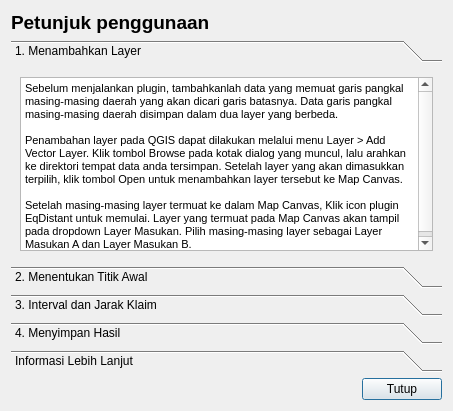
<?xml version="1.0" encoding="UTF-8"?>
<ui version="4.0">
 <class>Dialog</class>
 <widget class="QDialog" name="Dialog">
  <property name="geometry">
   <rect>
    <x>0</x>
    <y>0</y>
    <width>453</width>
    <height>411</height>
   </rect>
  </property>
  <property name="acceptDrops">
   <bool>true</bool>
  </property>
  <property name="windowTitle">
   <string>Dialog</string>
  </property>
  <layout class="QGridLayout" name="gridLayout">
   <item row="2" column="0">
    <spacer name="horizontalSpacer">
     <property name="orientation">
      <enum>Qt::Horizontal</enum>
     </property>
     <property name="sizeHint" stdset="0">
      <size>
       <width>298</width>
       <height>20</height>
      </size>
     </property>
    </spacer>
   </item>
   <item row="2" column="1">
    <widget class="QPushButton" name="btnClose">
     <property name="text">
      <string>Tutup</string>
     </property>
    </widget>
   </item>
   <item row="0" column="0">
    <widget class="QLabel" name="label">
     <property name="font">
      <font>
       <pointsize>14</pointsize>
       <weight>75</weight>
       <bold>true</bold>
      </font>
     </property>
     <property name="text">
      <string>Petunjuk penggunaan</string>
     </property>
     <property name="textFormat">
      <enum>Qt::AutoText</enum>
     </property>
    </widget>
   </item>
   <item row="1" column="0" colspan="2">
    <widget class="QToolBox" name="toolBox">
     <property name="currentIndex">
      <number>0</number>
     </property>
     <widget class="QWidget" name="page">
      <property name="geometry">
       <rect>
        <x>0</x>
        <y>0</y>
        <width>435</width>
        <height>198</height>
       </rect>
      </property>
      <attribute name="label">
       <string>1. Menambahkan Layer</string>
      </attribute>
      <layout class="QGridLayout" name="gridLayout_2">
       <item row="0" column="0">
        <widget class="QTextBrowser" name="textBrowser">
         <property name="readOnly">
          <bool>true</bool>
         </property>
         <property name="html">
          <string>&lt;!DOCTYPE HTML PUBLIC &quot;-//W3C//DTD HTML 4.0//EN&quot; &quot;http://www.w3.org/TR/REC-html40/strict.dtd&quot;&gt;
&lt;html&gt;&lt;head&gt;&lt;meta name=&quot;qrichtext&quot; content=&quot;1&quot; /&gt;&lt;style type=&quot;text/css&quot;&gt;
p, li { white-space: pre-wrap; }
&lt;/style&gt;&lt;/head&gt;&lt;body style=&quot; font-family:'MS Shell Dlg 2'; font-size:8.25pt; font-weight:400; font-style:normal;&quot;&gt;
&lt;p style=&quot; margin-top:0px; margin-bottom:0px; margin-left:0px; margin-right:0px; -qt-block-indent:0; text-indent:0px;&quot;&gt;&lt;span style=&quot; font-size:8pt;&quot;&gt;Sebelum menjalankan plugin, tambahkanlah data yang memuat garis pangkal masing-masing daerah yang akan dicari garis batasnya. Data garis pangkal masing-masing daerah disimpan dalam dua layer yang berbeda.&lt;/span&gt;&lt;/p&gt;
&lt;p style=&quot;-qt-paragraph-type:empty; margin-top:0px; margin-bottom:0px; margin-left:0px; margin-right:0px; -qt-block-indent:0; text-indent:0px; font-size:8pt;&quot;&gt;&lt;/p&gt;
&lt;p style=&quot; margin-top:0px; margin-bottom:0px; margin-left:0px; margin-right:0px; -qt-block-indent:0; text-indent:0px;&quot;&gt;&lt;span style=&quot; font-size:8pt;&quot;&gt;Penambahan layer pada QGIS dapat dilakukan melalui menu Layer &amp;gt; Add Vector Layer. Klik tombol Browse pada kotak dialog yang muncul, lalu arahkan ke direktori tempat data anda tersimpan. Setelah layer yang akan dimasukkan terpilih, klik tombol Open untuk menambahkan layer tersebut ke Map Canvas.&lt;/span&gt;&lt;/p&gt;
&lt;p style=&quot;-qt-paragraph-type:empty; margin-top:0px; margin-bottom:0px; margin-left:0px; margin-right:0px; -qt-block-indent:0; text-indent:0px; font-size:8pt;&quot;&gt;&lt;/p&gt;
&lt;p style=&quot; margin-top:0px; margin-bottom:0px; margin-left:0px; margin-right:0px; -qt-block-indent:0; text-indent:0px;&quot;&gt;&lt;span style=&quot; font-size:8pt;&quot;&gt;Setelah masing-masing layer termuat ke dalam Map Canvas, Klik icon plugin EqDistant untuk memulai. Layer yang termuat pada Map Canvas akan tampil pada dropdown Layer Masukan. Pilih masing-masing layer sebagai Layer Masukan A dan Layer Masukan B.&lt;/span&gt;&lt;/p&gt;&lt;/body&gt;&lt;/html&gt;</string>
         </property>
        </widget>
       </item>
      </layout>
     </widget>
     <widget class="QWidget" name="page_2">
      <property name="geometry">
       <rect>
        <x>0</x>
        <y>0</y>
        <width>435</width>
        <height>198</height>
       </rect>
      </property>
      <attribute name="label">
       <string>2. Menentukan Titik Awal</string>
      </attribute>
      <layout class="QGridLayout" name="gridLayout_3">
       <item row="0" column="0">
        <widget class="QTextBrowser" name="textBrowser_2">
         <property name="readOnly">
          <bool>true</bool>
         </property>
         <property name="html">
          <string>&lt;!DOCTYPE HTML PUBLIC &quot;-//W3C//DTD HTML 4.0//EN&quot; &quot;http://www.w3.org/TR/REC-html40/strict.dtd&quot;&gt;
&lt;html&gt;&lt;head&gt;&lt;meta name=&quot;qrichtext&quot; content=&quot;1&quot; /&gt;&lt;style type=&quot;text/css&quot;&gt;
p, li { white-space: pre-wrap; }
&lt;/style&gt;&lt;/head&gt;&lt;body style=&quot; font-family:'MS Shell Dlg 2'; font-size:8.25pt; font-weight:400; font-style:normal;&quot;&gt;
&lt;p style=&quot; margin-top:0px; margin-bottom:14px; margin-left:0px; margin-right:0px; -qt-block-indent:0; text-indent:0px;&quot;&gt;&lt;span style=&quot; font-family:'Arial,Helvetica,sans'; font-size:8pt; color:#000000;&quot;&gt;Setelah layer terpilih untuk masing-masing Layer Masukan, maka opsi penentuan titik awal dan akhir akan aktif.&lt;/span&gt;&lt;/p&gt;
&lt;p style=&quot; margin-top:0px; margin-bottom:14px; margin-left:0px; margin-right:0px; -qt-block-indent:0; text-indent:0px;&quot;&gt;&lt;span style=&quot; font-family:'Arial,Helvetica,sans'; font-size:8pt; color:#000000;&quot;&gt;Pada kasus daerah yang berhadapan, dibutuhkan koordinat titik awal dan titik akhir segment garis batas untuk masing-masing layer. Untuk menentukan koordinat titik awal,klik tombol Titik Awal A kemudian klik titik pada posisi dimulainya penentuan garis batas. Jika langkah ini berhasil, akan muncul koordinat titik pada kotak koordinat disebelah kanan tombol input. Cara yang sama juga dilakukan dalam penentuan titik akhir segment, begitu juga untuk penentuan titik pada Layer Masukan B.&lt;/span&gt;&lt;/p&gt;
&lt;p style=&quot; margin-top:0px; margin-bottom:14px; margin-left:0px; margin-right:0px; -qt-block-indent:0; text-indent:0px;&quot;&gt;&lt;span style=&quot; font-family:'Arial,Helvetica,sans'; font-size:8pt; color:#000000;&quot;&gt;Pada kasus daerah yang bersebelahan, hanya dibutuhkan input koordinat titik awal untuk masing-masing layer masukan. koordinat titik akhir diperoleh dari perpotongan segment garis pangkal.&lt;/span&gt;&lt;/p&gt;&lt;/body&gt;&lt;/html&gt;</string>
         </property>
        </widget>
       </item>
      </layout>
     </widget>
     <widget class="QWidget" name="page_3">
      <property name="geometry">
       <rect>
        <x>0</x>
        <y>0</y>
        <width>435</width>
        <height>198</height>
       </rect>
      </property>
      <attribute name="label">
       <string>3. Interval dan Jarak Klaim</string>
      </attribute>
      <layout class="QGridLayout" name="gridLayout_4">
       <item row="0" column="0">
        <widget class="QTextBrowser" name="textBrowser_3">
         <property name="readOnly">
          <bool>true</bool>
         </property>
         <property name="html">
          <string>&lt;!DOCTYPE HTML PUBLIC &quot;-//W3C//DTD HTML 4.0//EN&quot; &quot;http://www.w3.org/TR/REC-html40/strict.dtd&quot;&gt;
&lt;html&gt;&lt;head&gt;&lt;meta name=&quot;qrichtext&quot; content=&quot;1&quot; /&gt;&lt;style type=&quot;text/css&quot;&gt;
p, li { white-space: pre-wrap; }
&lt;/style&gt;&lt;/head&gt;&lt;body style=&quot; font-family:'MS Shell Dlg 2'; font-size:8.25pt; font-weight:400; font-style:normal;&quot;&gt;
&lt;p style=&quot; margin-top:0px; margin-bottom:14px; margin-left:0px; margin-right:0px; -qt-block-indent:0; text-indent:0px;&quot;&gt;&lt;span style=&quot; font-size:8pt;&quot;&gt;Setelah koordinat titik awal maupun titik akhir diperoleh, tentukan besaran interval pencarian titik pada kotak masukan Interval. Besaran &lt;/span&gt;&lt;span style=&quot; font-size:8pt; font-weight:600;&quot;&gt;interval&lt;/span&gt;&lt;span style=&quot; font-size:8pt;&quot;&gt; dimasukkan dalam unit &lt;/span&gt;&lt;span style=&quot; font-size:8pt; font-weight:600;&quot;&gt;meter&lt;/span&gt;&lt;span style=&quot; font-size:8pt;&quot;&gt;.&lt;/span&gt;&lt;/p&gt;
&lt;p style=&quot; margin-top:0px; margin-bottom:14px; margin-left:0px; margin-right:0px; -qt-block-indent:0; text-indent:0px;&quot;&gt;&lt;span style=&quot; font-size:8pt;&quot;&gt;Perlu diperhatikan bahwa semakin kecil interval yang diberikan akan berdampak pada semakin rapat titik yang dihasilkan serta semakin lama proses pencarian. Besaran yang direkomendasikan adalah antara 10 - 100 m.&lt;/span&gt;&lt;/p&gt;
&lt;p style=&quot; margin-top:0px; margin-bottom:14px; margin-left:0px; margin-right:0px; -qt-block-indent:0; text-indent:0px;&quot;&gt;&lt;span style=&quot; font-size:8pt;&quot;&gt;Pada kasus daerah yang bersebelahan, diperlukan pula besaran Jarak Klaim batas, yang dihitung dari titik akhir segment, yaitu perpotongan antara segment utama kedua garis pangkal masing-masing daerah. Besaran &lt;/span&gt;&lt;span style=&quot; font-size:8pt; font-weight:600;&quot;&gt;jarak klaim&lt;/span&gt;&lt;span style=&quot; font-size:8pt;&quot;&gt; batas menggunakan satuan &lt;/span&gt;&lt;span style=&quot; font-size:8pt; font-weight:600;&quot;&gt;mil laut&lt;/span&gt;&lt;span style=&quot; font-size:8pt;&quot;&gt;.&lt;/span&gt;&lt;/p&gt;&lt;/body&gt;&lt;/html&gt;</string>
         </property>
        </widget>
       </item>
      </layout>
     </widget>
     <widget class="QWidget" name="page_4">
      <property name="geometry">
       <rect>
        <x>0</x>
        <y>0</y>
        <width>435</width>
        <height>198</height>
       </rect>
      </property>
      <attribute name="label">
       <string>4. Menyimpan Hasil</string>
      </attribute>
      <layout class="QGridLayout" name="gridLayout_5">
       <item row="0" column="0">
        <widget class="QTextBrowser" name="textBrowser_4">
         <property name="readOnly">
          <bool>true</bool>
         </property>
         <property name="html">
          <string>&lt;!DOCTYPE HTML PUBLIC &quot;-//W3C//DTD HTML 4.0//EN&quot; &quot;http://www.w3.org/TR/REC-html40/strict.dtd&quot;&gt;
&lt;html&gt;&lt;head&gt;&lt;meta name=&quot;qrichtext&quot; content=&quot;1&quot; /&gt;&lt;style type=&quot;text/css&quot;&gt;
p, li { white-space: pre-wrap; }
&lt;/style&gt;&lt;/head&gt;&lt;body style=&quot; font-family:'MS Shell Dlg 2'; font-size:8.25pt; font-weight:400; font-style:normal;&quot;&gt;
&lt;p style=&quot; margin-top:0px; margin-bottom:14px; margin-left:0px; margin-right:0px; -qt-block-indent:0; text-indent:0px;&quot;&gt;&lt;span style=&quot; font-family:'Arial,Helvetica,sans'; font-size:8pt; color:#000000;&quot;&gt;Secara &lt;/span&gt;&lt;span style=&quot; font-family:'Arial,Helvetica,sans'; font-size:8pt; font-style:italic; color:#000000;&quot;&gt;default &lt;/span&gt;&lt;span style=&quot; font-family:'Arial,Helvetica,sans'; font-size:8pt; color:#000000;&quot;&gt;hasil yang akan ditampilkan dalam map canvas adalah berupa layer garis batas antara kedua daerah yang menjadi &lt;/span&gt;&lt;span style=&quot; font-family:'Arial,Helvetica,sans'; font-size:8pt; font-style:italic; color:#000000;&quot;&gt;input &lt;/span&gt;&lt;span style=&quot; font-family:'Arial,Helvetica,sans'; font-size:8pt; color:#000000;&quot;&gt;/ masukan.&lt;/span&gt;&lt;/p&gt;
&lt;p style=&quot; margin-top:0px; margin-bottom:14px; margin-left:0px; margin-right:0px; -qt-block-indent:0; text-indent:0px;&quot;&gt;&lt;span style=&quot; font-family:'Arial,Helvetica,sans'; font-size:8pt; color:#000000;&quot;&gt;Anda juga dapat menambahkan hasil titik ekuidistant yang merupakan titik-titik yang membentuk segment garis batas, serta garis kontrol yang menunjukkan titik mana pada garis pangkal yang digunakan dalam pembentukan segment garis batas.&lt;/span&gt;&lt;/p&gt;
&lt;p style=&quot; margin-top:0px; margin-bottom:14px; margin-left:0px; margin-right:0px; -qt-block-indent:0; text-indent:0px;&quot;&gt;&lt;span style=&quot; font-family:'Arial,Helvetica,sans'; font-size:8pt; color:#000000;&quot;&gt;Setiap hasil yang ditampilkan pada MapCanvas tersimpan sebagai memory layer yang akan otomatis hilang ketika QGIS ditutup. Oleh karena itu, jika hasil yang didapatkan telah sesuai maka layer hasil tersebut dapat disimpan dengan cara klik kanan pada layer tersebut kemudian klik &lt;/span&gt;&lt;span style=&quot; font-family:'Arial,Helvetica,sans'; font-size:8pt; font-style:italic; color:#000000;&quot;&gt;Save As ...&lt;/span&gt;&lt;span style=&quot; font-family:'Arial,Helvetica,sans'; font-size:8pt; color:#000000;&quot;&gt; .&lt;/span&gt;&lt;/p&gt;&lt;/body&gt;&lt;/html&gt;</string>
         </property>
        </widget>
       </item>
      </layout>
     </widget>
     <widget class="QWidget" name="page_5">
      <attribute name="label">
       <string>Informasi Lebih Lanjut</string>
      </attribute>
      <layout class="QGridLayout" name="gridLayout_6">
       <item row="0" column="0">
        <widget class="QTextBrowser" name="textBrowser_5">
         <property name="html">
          <string>&lt;!DOCTYPE HTML PUBLIC &quot;-//W3C//DTD HTML 4.0//EN&quot; &quot;http://www.w3.org/TR/REC-html40/strict.dtd&quot;&gt;
&lt;html&gt;&lt;head&gt;&lt;meta name=&quot;qrichtext&quot; content=&quot;1&quot; /&gt;&lt;style type=&quot;text/css&quot;&gt;
p, li { white-space: pre-wrap; }
&lt;/style&gt;&lt;/head&gt;&lt;body style=&quot; font-family:'MS Shell Dlg 2'; font-size:8.25pt; font-weight:400; font-style:normal;&quot;&gt;
&lt;p style=&quot; margin-top:0px; margin-bottom:0px; margin-left:0px; margin-right:0px; -qt-block-indent:0; text-indent:0px;&quot;&gt;&lt;span style=&quot; font-size:8pt;&quot;&gt;Plugin EqDistant ini masih dalam tahap pengembangan, dan masih terdapat beberapa kekurangan yang perlu disempurnakan. Untuk informasi lebih lanjut kunjungi:&lt;/span&gt;&lt;/p&gt;
&lt;p style=&quot; margin-top:0px; margin-bottom:0px; margin-left:0px; margin-right:0px; -qt-block-indent:0; text-indent:0px;&quot;&gt;&lt;a href=&quot;ivanbusthomi.github.io&quot;&gt;&lt;span style=&quot; font-size:8pt; text-decoration: underline; color:#0000ff;&quot;&gt;ivanbusthomi.github.io&lt;/span&gt;&lt;/a&gt;&lt;/p&gt;&lt;/body&gt;&lt;/html&gt;</string>
         </property>
        </widget>
       </item>
      </layout>
     </widget>
    </widget>
   </item>
  </layout>
 </widget>
 <resources/>
 <connections>
  <connection>
   <sender>btnClose</sender>
   <signal>clicked()</signal>
   <receiver>Dialog</receiver>
   <slot>close()</slot>
   <hints>
    <hint type="sourcelabel">
     <x>379</x>
     <y>282</y>
    </hint>
    <hint type="destinationlabel">
     <x>256</x>
     <y>287</y>
    </hint>
   </hints>
  </connection>
 </connections>
</ui>
